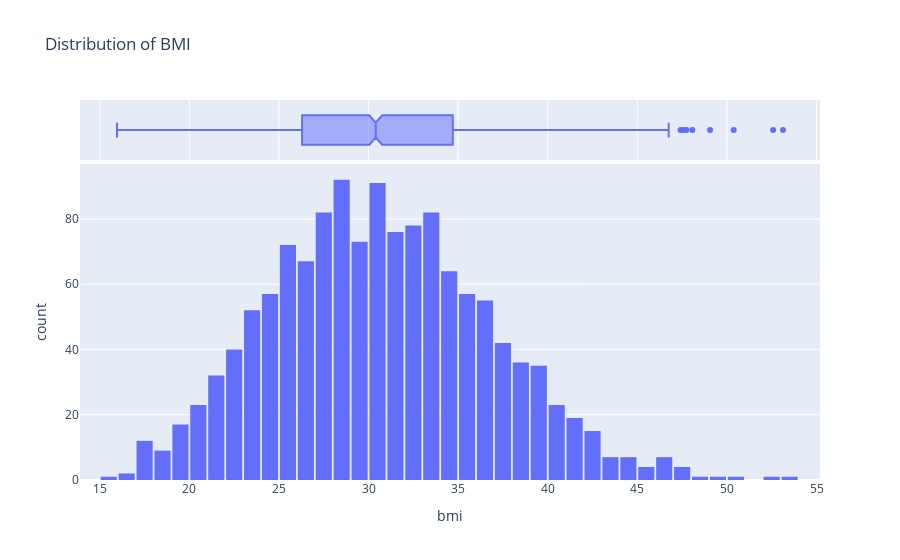

Source (notebook cell):
### Markdown cell above
# Body Mass Index

### Code cell
fig = px.histogram(medical_df,
                  x='bmi',
                  marginal='box',
                  title='Distribution of BMI')
fig.update_layout(bargap=0.1)
fig.show()

### Figure 1 — Plotly figure (JSON) as saved in the notebook; plotly's stock layout.template omitted (floating-point values rounded to 4 significant figures; data arrays with more than 128 entries replaced by an {"elided": "..."} marker saying what was removed)
{"data": [{"alignmentgroup": "True", "bingroup": "x", "hovertemplate": "bmi=%{x}<br>count=%{y}<extra></extra>", "legendgroup": "", "marker": {"color": "#636efa", "pattern": {"shape": ""}}, "name": "", "offsetgroup": "", "orientation": "v", "showlegend": false, "type": "histogram", "x": {"elided": "1338 float values"}, "xaxis": "x", "yaxis": "y"}, {"alignmentgroup": "True", "hovertemplate": "bmi=%{x}<extra></extra>", "legendgroup": "", "marker": {"color": "#636efa"}, "name": "", "notched": true, "offsetgroup": "", "showlegend": false, "type": "box", "x": {"elided": "1338 float values"}, "xaxis": "x2", "yaxis": "y2"}], "layout": {"bargap": 0.1, "barmode": "relative", "legend": {"tracegroupgap": 0}, "title": {"text": "Distribution of BMI"}, "xaxis": {"anchor": "y", "domain": [0, 1], "title": {"text": "bmi"}}, "xaxis2": {"anchor": "y2", "domain": [0, 1], "matches": "x", "showgrid": true, "showticklabels": false}, "yaxis": {"anchor": "x", "domain": [0, 0.8316], "title": {"text": "count"}}, "yaxis2": {"anchor": "x2", "domain": [0.8416, 1], "matches": "y2", "showgrid": false, "showline": false, "showticklabels": false, "ticks": ""}}}
